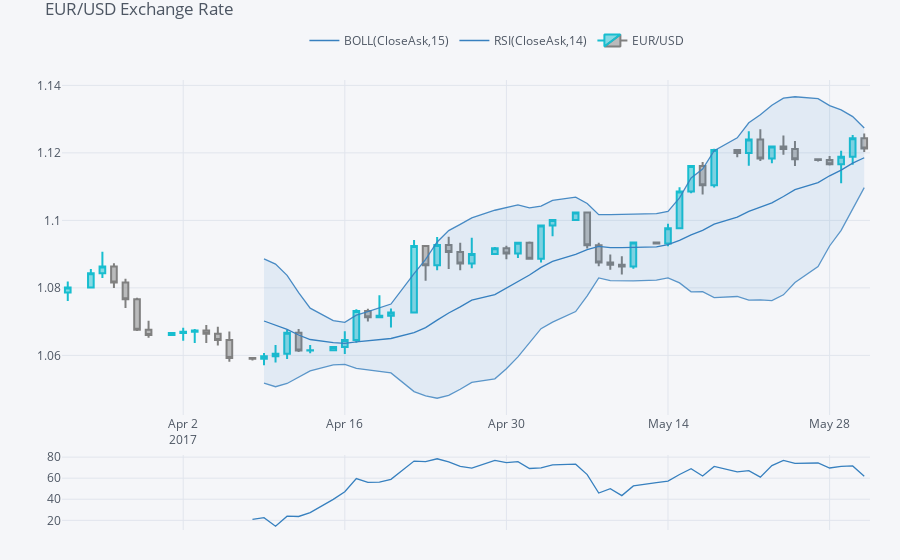

This figure's notebook cell:
### Code cell
plyo.iplot(
qf.iplot(asFigure=True), image='png',
                  filename='qf_03'
             )
